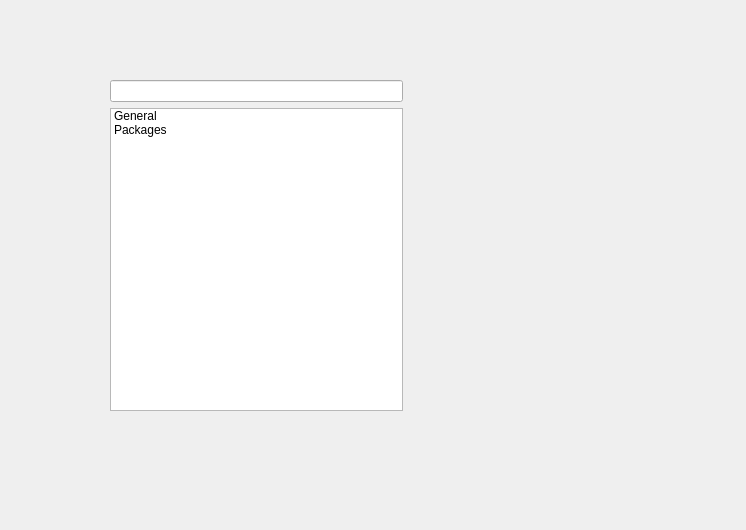
<?xml version="1.0" encoding="UTF-8"?>
<ui version="4.0">
 <class>ConfigDialog</class>
 <widget class="QDialog" name="ConfigDialog">
  <property name="geometry">
   <rect>
    <x>0</x>
    <y>0</y>
    <width>746</width>
    <height>530</height>
   </rect>
  </property>
  <property name="windowTitle">
   <string>Preferences</string>
  </property>
  <widget class="QWidget" name="horizontalLayoutWidget">
   <property name="geometry">
    <rect>
     <x>110</x>
     <y>80</y>
     <width>591</width>
     <height>331</height>
    </rect>
   </property>
   <layout class="QHBoxLayout" name="rootHLayout">
    <item>
     <layout class="QVBoxLayout" name="verticalLayout">
      <item>
       <widget class="QLineEdit" name="lineEdit"/>
      </item>
      <item>
       <widget class="QListWidget" name="listWidget">
        <property name="spacing">
         <number>0</number>
        </property>
        <item>
         <property name="text">
          <string>General</string>
         </property>
        </item>
        <item>
         <property name="text">
          <string>Packages</string>
         </property>
        </item>
       </widget>
      </item>
     </layout>
    </item>
    <item>
     <widget class="QStackedWidget" name="stackedWidget">
      <widget class="GeneralConfigView" name="generalConfigView"/>
      <widget class="PackagesTabView" name="packagesView"/>
     </widget>
    </item>
   </layout>
  </widget>
 </widget>
 <customwidgets>
  <customwidget>
   <class>PackagesTabView</class>
   <extends>QWidget</extends>
   <header>PackagesTabView.h</header>
   <container>1</container>
  </customwidget>
  <customwidget>
   <class>GeneralConfigView</class>
   <extends>QWidget</extends>
   <header>GeneralConfigView.h</header>
   <container>1</container>
  </customwidget>
 </customwidgets>
 <resources/>
 <connections/>
</ui>
